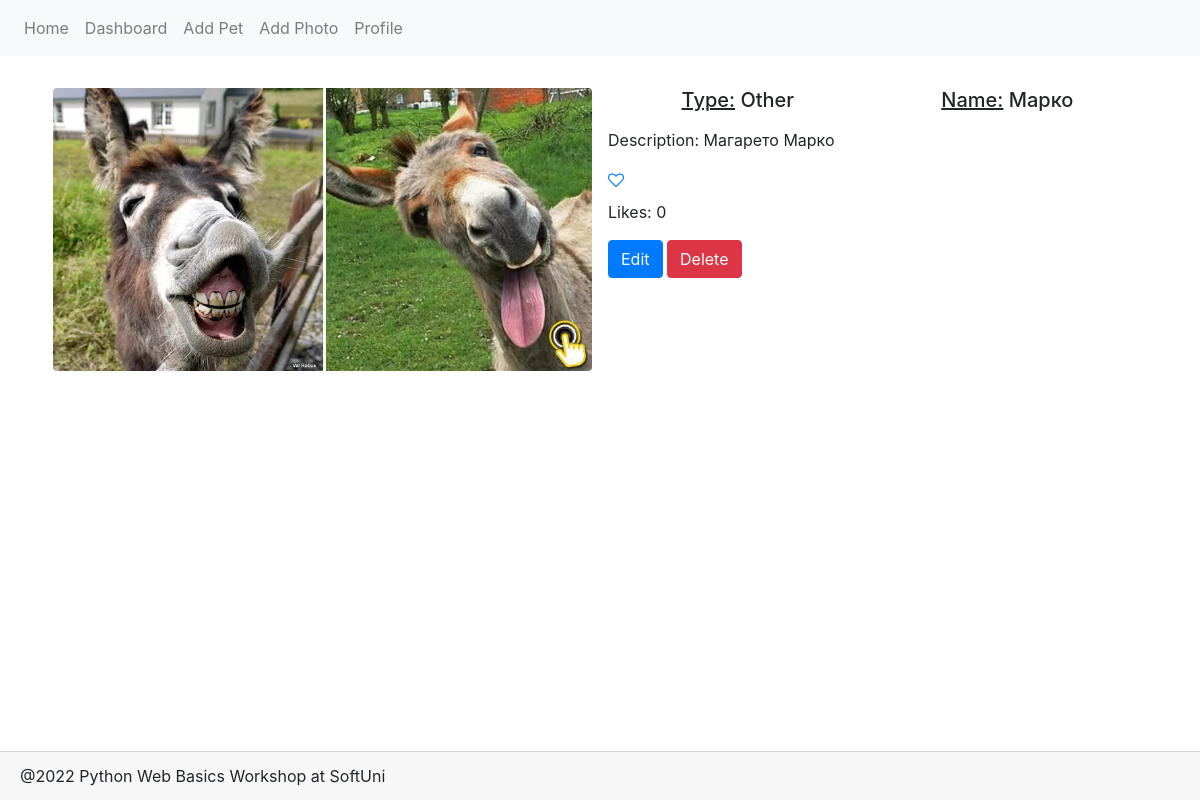
Page /photo/details/6/ on the committed database.
### petstagram/main_app/models.py (models this page shows, shortened)
class PetPhoto(models.Model):
    photo = models.ImageField(
        upload_to='images/',
        validators=(validate_max_size,)
    )
    tagged_pets = models.ManyToManyField(
        Pet,
    )
    description = models.TextField(
        null=True,
        blank=True,
    )
    publication_date = models.DateTimeField(
        auto_now_add=True,
    )
    likes = models.IntegerField(default=0,)

class Pet(models.Model):
    CAT = "Cat"
    DOG = "Dog"
    BUNNY = "Bunny"
    FISH = "Fish"
    OTHER = "Other"
    PETS = [(x, x) for x in (CAT, DOG, BUNNY, FISH, OTHER)]
    name = models.CharField(max_length=30,)
    pets_type = models.CharField(
        max_length=max(len(x) for x, y in PETS),
        choices=PETS,
    )
    date_of_birth = models.DateField(
        null=True,
        blank=True,
    )
    user_profile = models.ForeignKey(
        Profile,
        on_delete=models.CASCADE,
    )
    class Meta:
        unique_together = ('user_profile', 'name')

### petstagram/main_app/views.py (the view)
# urls.py: path('photo/details/<int:pk>/', show_photo_details, name='photo details'),
def show_photo_details(request, pk):
    pet_photo = PetPhoto.objects.get(pk=pk)
    context = {
        'pet_photo': pet_photo,
    }
    return render(request, "photo_details.html", context)

### petstagram/main_app/templatetags/profiles.py (called while the page is built)
@register.simple_tag()
def has_profile():
    return Profile.objects.count() > 0

### petstagram/main_app/templates/photo_details.html (shortened to what this page needs)
{% extends 'base.html' %}
{% block page_content %}
    <div class="d-flex">
        <div class="d-inline p-2 w-50">
            <img src="{{ pet_photo.photo.url }}"
                 class="w-100 rounded mx-auto d-block" alt="Photo description">
        </div>
        <div class="d-inline p-2 w-50">
            {%  for pet in pet_photo.tagged_pets.all %}
            <div class="d-flex justify-content-around">
                <h5><u>Type:</u> {{ pet.pets_type }}</h5>
                <h5><u>Name:</u> {{ pet.name }}</h5>
            </div>
            {%  endfor %}
            <p class="mt-2">Description: {{ pet_photo.description}}</p>
            <a href="{% url 'like pet photo' pet_photo.id %}"><i class="fa fa-heart-o" aria-hidden="true"></i></a>
            <p class="mt-2">Likes: {{ pet_photo.likes }}</p>
            <a href="#" class="btn btn-primary">Edit</a>
            <a href="#" class="btn btn-danger">Delete</a>
        </div>
    </div>
{% endblock %}

### rows in the picture
PetPhoto: photo (picture), description "Магарето Марко", likes "0"
Pet: pets_type "Other", name "Марко"
